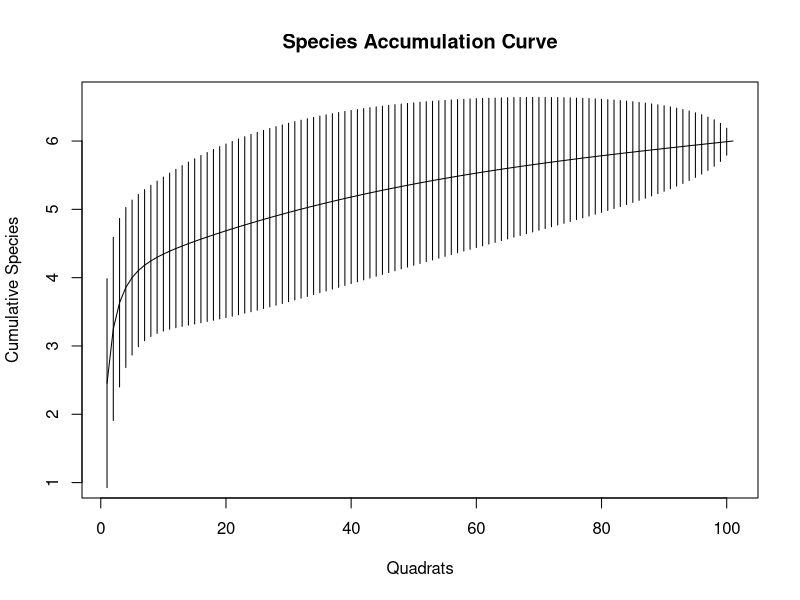

Write R code to recreate this figure.
# SPECIES ACCUMULATION
# January 2025

# Import required libraries
library(vegan)
library(tidyverse)
library(readxl)

# import data
species_accum_curve <- read_excel("quadrat_data_sheets/species_accum_curve.xlsx")
View(species_accum_curve)

# Extract species data
species_data <- species_accum_curve[, 5:ncol(species_accum_curve)]

# Convert to numeric and handle missing values
species_data <- as.data.frame(lapply(species_data, as.numeric))
species_data[is.na(species_data)] <- 0

# Remove rows/columns with no observations
species_data <- species_data[rowSums(species_data) > 0, 
                             colSums(species_data) > 0]

# Verify the structure of the cleaned data
summary(species_data)

# Calculate and plot the species accumulation curve
sac <- specaccum(species_data)
plot(sac, main = "Species Accumulation Curve", xlab = "Quadrats", 
     ylab = "Cumulative Species")
